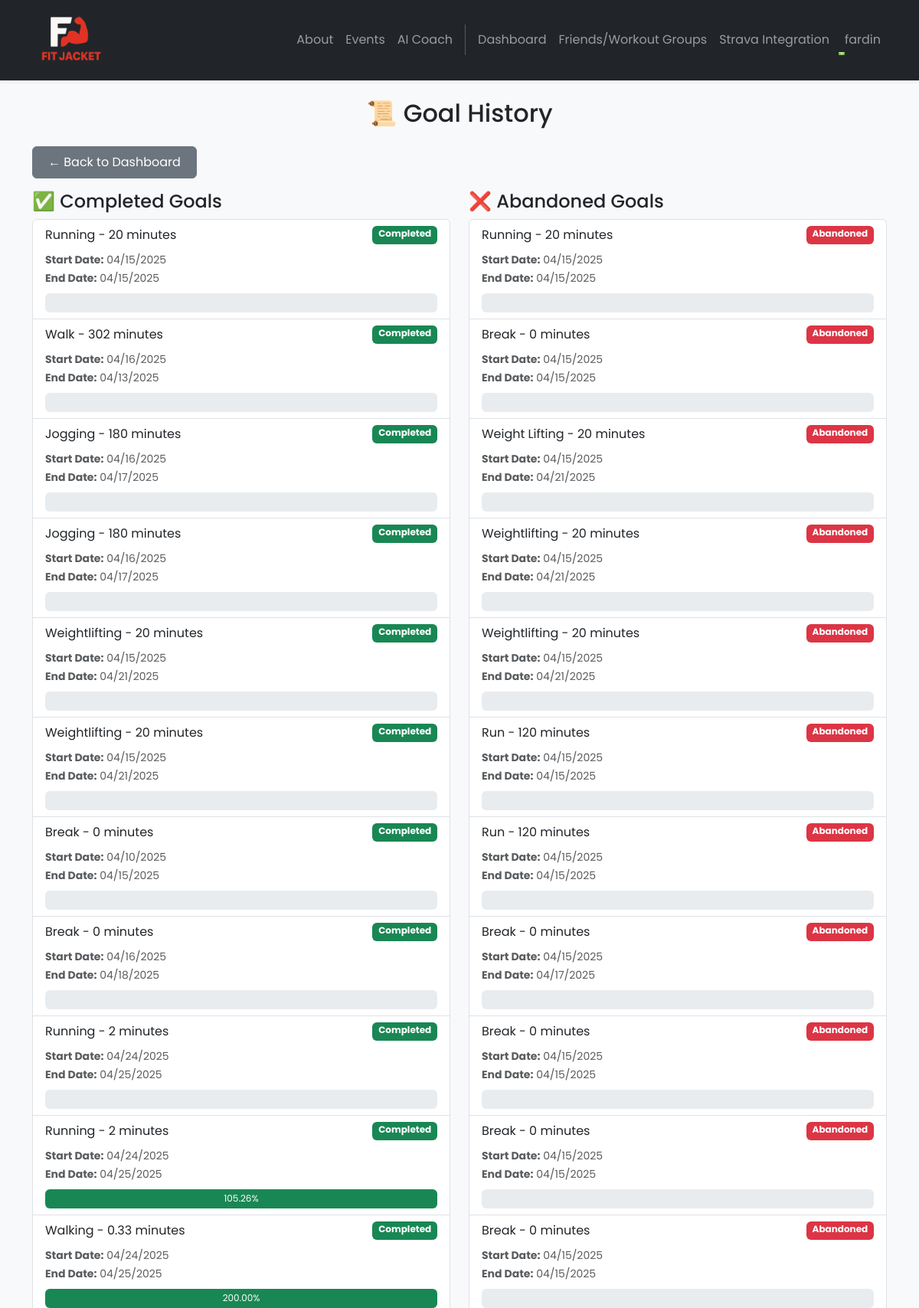
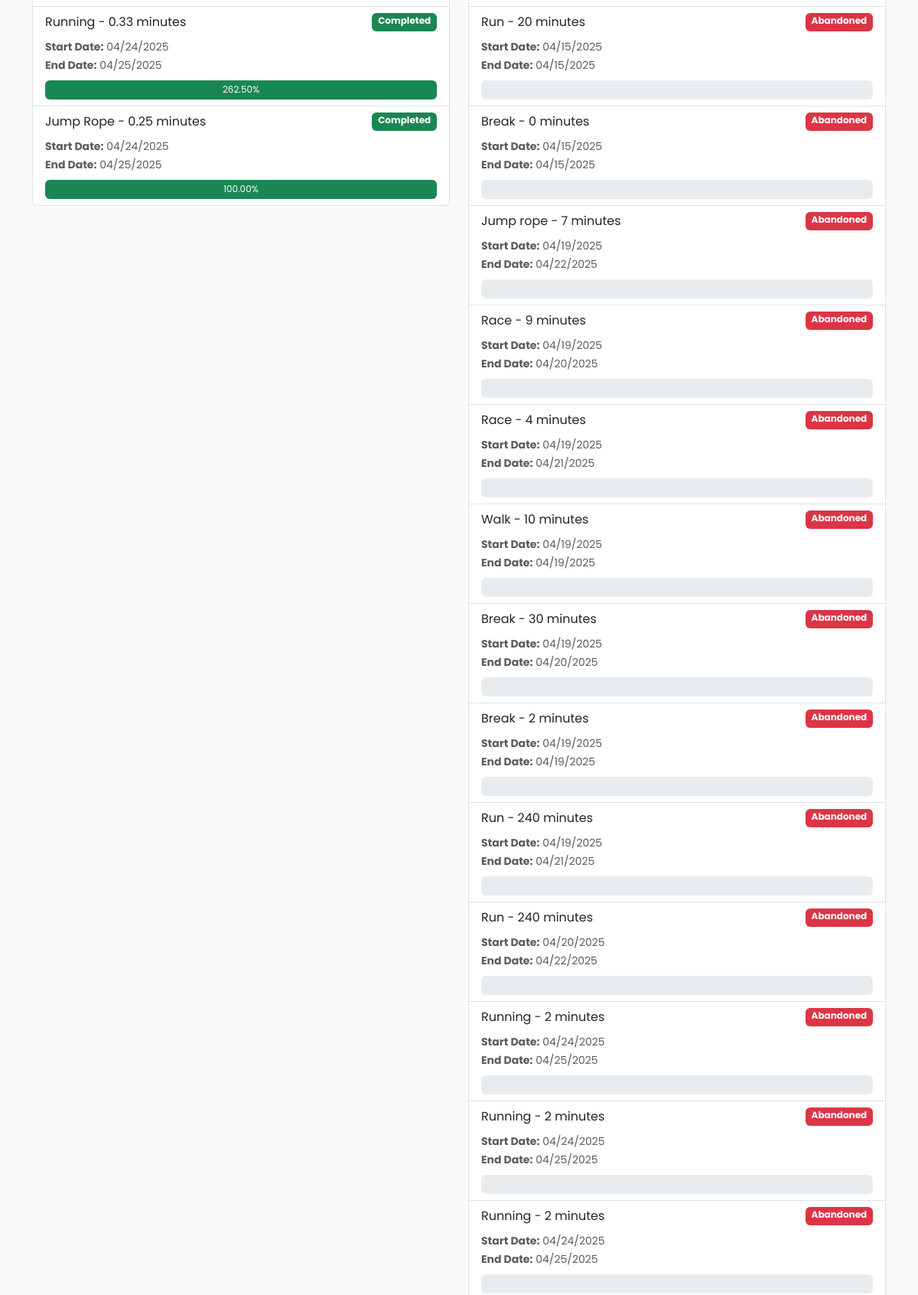
The app's page /dashboard/goal-history/ (signed in, upper part) with its own data (2 pictures, top to bottom).
### dashboard/models.py (models this page shows, shortened)
class Goal(models.Model):
    text = models.CharField(max_length=255)
    created_at = models.DateTimeField(auto_now_add=True)
    start_date = models.DateTimeField(null=True, blank=True, default=timezone.now)
    end_date = models.DateTimeField(null=True, blank=True, default=timezone.now)
    user = models.ForeignKey(User, on_delete=models.CASCADE, null=True)
    completed = models.BooleanField(default=False)
    abandoned = models.BooleanField(default=False)
    favorite = models.BooleanField(default=False)
    total_duration_seconds = models.IntegerField(default=0)
    calories_burnt_per_second = models.FloatField(default=0.0)
    progress = models.FloatField(default=0.0)

### dashboard/views.py (the view)
# urls.py: path('goal-history/', views.goal_history, name='GoalHistory'),
@login_required
def goal_history(request):
    completed_goals = Goal.objects.filter(user=request.user, completed=True)
    abandoned_goals = Goal.objects.filter(user=request.user, abandoned=True)
    return render(request, 'dashboard/goal-history.html', {
        'completed_goals': completed_goals,
        'abandoned_goals': abandoned_goals,
    })

### accounts/context_processors.py (called while the page is built)
def admin_group(request):
    if request.user.is_authenticated:
        is_admin = request.user.groups.filter(name='admin').exists()
    else:
        is_admin = False
    return {'is_admin': is_admin}

### friends/context_processors.py (called while the page is built)
def user_groups(request):
    if request.user.is_authenticated:
        groups = WorkoutGroup.objects.filter(groupmember__user=request.user)
    else:
        groups = []
    return {'user_groups': groups}

### dashboard/templates/dashboard/goal-history.html (shortened to what this page needs)
{% extends 'base.html' %}
{% block content %}
<div class="container py-4">
  <h2 class="mb-4 text-center">📜 Goal History</h2>
  <a href="{% url 'Dashboard' %}" class="btn btn-secondary mb-3">← Back to Dashboard</a>
  <div class="row g-4">
    <div class="col-md-6">
      <h4>✅ Completed Goals</h4>
      {% if completed_goals %}
        <ul class="list-group">
          {% for goal in completed_goals %}
            <li class="list-group-item">
              <div class="d-flex justify-content-between">
                <span>{{ goal.text }}</span>
                <span class="badge bg-success">Completed</span>
              </div>
              <div class="mt-2 text-muted">
                <small>
                  <strong>Start Date:</strong> {{ goal.start_date|date:"m/d/Y" }} <br>
                  <strong>End Date:</strong> {{ goal.end_date|date:"m/d/Y" }}
                </small>
              </div>
              <div class="progress mt-2" style="height: 25px;">
                <div
                  class="progress-bar bg-success"
                  role="progressbar"
                  style="width: {{ goal.progress }}%;"
                  aria-valuenow="{{ goal.progress }}"
                  aria-valuemin="0"
                  aria-valuemax="100">
                  {{ goal.progress|floatformat:2 }}%
                </div>
              </div>
            </li>
          {% endfor %}
        </ul>
      {% else %}
        <p class="text-muted">No completed goals yet.</p>
      {% endif %}
    </div>
    <div class="col-md-6">
      <h4>❌ Abandoned Goals</h4>
      {% if abandoned_goals %}
        <ul class="list-group">
          {% for goal in abandoned_goals %}
            <li class="list-group-item">
              <div class="d-flex justify-content-between">
                <span>{{ goal.text }}</span>
                <span class="badge bg-danger">Abandoned</span>
              </div>
              <div class="mt-2 text-muted">
                <small>
                  <strong>Start Date:</strong> {{ goal.start_date|date:"m/d/Y" }} <br>
                  <strong>End Date:</strong> {{ goal.end_date|date:"m/d/Y" }}
                </small>
              </div>
              <div class="progress mt-2" style="height: 25px;">
              </div>
            </li>
          {% endfor %}
        </ul>
      {% else %}
        <p class="text-muted">No abandoned goals yet.</p>
      {% endif %}
    </div>
  </div>
</div>
{% endblock %}

### FitJacket/templates/base.html (shortened to what this page needs)
<!DOCTYPE html>
<html>
  {% load static %}
  <head>
    <link href="https://cdn.jsdelivr.net/npm/bootstrap@5.3.3/dist/css/bootstrap.min.css" rel="stylesheet">
    <link rel="stylesheet" href="https://cdnjs.cloudflare.com/ajax/libs/font-awesome/6.4.0/css/all.min.css">
    <link rel="stylesheet" type="text/css" href="{% static 'css/style.css' %}">
  </head>
  <body>
    <nav class="navbar navbar-dark bg-dark navbar-expand-lg sticky-top shadow-sm py-2m">
      <div class="container">
        <a class="navbar-brand" href="{% url 'home.index' %}">
          <img src="{% static 'img/fitjacketlogo.png' %}" style="height:100px; width:auto;" alt="logo" />
        </a>
        <div class="collapse navbar-collapse" id="navbarNavAltMarkup">
          <div class="navbar-nav ms-auto navbar-ml">
            <a class="nav-link {% if request.path == '/about/' %}active{% endif %}" href="{% url 'home.about' %}" aria-current="{% if request.path == '/about/' %}page{% endif %}">About</a>
            <a class="nav-link {% if request.path == '/events/' %}active{% endif %}" href="{% url 'events.about' %}" aria-current="{% if request.path == '/events/' %}page{% endif %}">Events</a>
            <a class="nav-link" href="{% url 'ai_coach:home' %}">AI Coach</a>
            {% if user.is_authenticated %}
              <a class="nav-link {% if request.path == '/dashboard/' %}active{% endif %}" href="{% url 'Dashboard' %}" aria-current="{% if request.path == '/dashboard/' %}page{% endif %}">Dashboard</a>
              <a class="nav-link" href="{% url 'friends:userList' %}">Friends/Workout Groups</a>
              <a class="nav-link" href="{% url 'strava.import' %}">Strava Integration</a>
              <li class="nav-item dropdown">
                <a class="nav-link dropdown-toggle" href="#" role="button" data-bs-toggle="dropdown">
                   {{ user.username }}
                </a>
              </li>
            {% else %}
              <a class="nav-link" href="{% url 'accounts.login' %}">Login</a>
              <a class="nav-link" href="{% url 'accounts.signup' %}">Sign Up</a>
              <a class="nav-link" href="{% url 'accounts.resetPassword' %}">Reset Password</a>
            {% endif %}
          </div>
        </div>
      </div>
    </nav>
    <div class="main-content" style="height: 80vh;">
      {% block content %}
      {% endblock content %}
    </div>
  </body>
</html>

### FitJacket/static/css/style.css (style rules this page uses)
body { font-family: 'Poppins', sans-serif; background-color: #f8f9fa; min-height: 100vh; display: flex; flex-direction: column; }
.main-content { flex: 1; }
.navbar { box-shadow: 0 2px 4px rgba(0,0,0,0.1); min-height: 60px; align-items: center; }
nav.navbar { padding-top: 0.15rem; padding-bottom: 0.15rem; }
.navbar-brand { position: relative; overflow: visible; padding-top: 0; padding-bottom: 0; }
.navbar-brand img { height: 100px !important; width: auto !important; transition: transform 0.2s; }
.nav-link { position: relative; transition: color 0.3s; }
.nav-link:after { content: ''; position: absolute; width: 0; height: 2px; bottom: 0; left: 0; background-color: #6ab43e; transition: width 0.3s; }
.btn { padding: 8px 20px; border-radius: 6px; transition: all 0.3s; }

### records on screen
Goal: text "Running - 20 minutes", start_date "04/15/2025", end_date "04/15/2025"
Goal: text "Walk - 302 minutes", start_date "04/16/2025", end_date "04/13/2025"
Goal: text "Jogging - 180 minutes", start_date "04/16/2025", end_date "04/17/2025"
Goal: text "Jogging - 180 minutes", start_date "04/16/2025", end_date "04/17/2025"
Goal: text "Weightlifting - 20 minutes", start_date "04/15/2025", end_date "04/21/2025"
Goal: text "Weightlifting - 20 minutes", start_date "04/15/2025", end_date "04/21/2025"
Goal: text "Break - 0 minutes", start_date "04/10/2025", end_date "04/15/2025"
Goal: text "Break - 0 minutes", start_date "04/16/2025", end_date "04/18/2025"
Goal: text "Running - 2 minutes", start_date "04/24/2025", end_date "04/25/2025"
Goal: text "Running - 2 minutes", start_date "04/24/2025", end_date "04/25/2025", progress "105.26"
Goal: text "Walking - 0.33 minutes", start_date "04/24/2025", end_date "04/25/2025", progress "200.00"
Goal: text "Running - 0.33 minutes", start_date "04/24/2025", end_date "04/25/2025", progress "262.50"
Goal: text "Jump Rope - 0.25 minutes", start_date "04/24/2025", end_date "04/25/2025", progress "100.00"
Goal: text "Running - 20 minutes", start_date "04/15/2025", end_date "04/15/2025"
Goal: text "Break - 0 minutes", start_date "04/15/2025", end_date "04/15/2025"
Goal: text "Weight Lifting - 20 minutes", start_date "04/15/2025", end_date "04/21/2025"
Goal: text "Weightlifting - 20 minutes", start_date "04/15/2025", end_date "04/21/2025"
Goal: text "Weightlifting - 20 minutes", start_date "04/15/2025", end_date "04/21/2025"
Goal: text "Run - 120 minutes", start_date "04/15/2025", end_date "04/15/2025"
Goal: text "Run - 120 minutes", start_date "04/15/2025", end_date "04/15/2025"
Goal: text "Break - 0 minutes", start_date "04/15/2025", end_date "04/17/2025"
Goal: text "Break - 0 minutes", start_date "04/15/2025", end_date "04/15/2025"
Goal: text "Break - 0 minutes", start_date "04/15/2025", end_date "04/15/2025"
Goal: text "Break - 0 minutes", start_date "04/15/2025", end_date "04/15/2025"
Goal: text "Run - 20 minutes", start_date "04/15/2025", end_date "04/15/2025"
Goal: text "Break - 0 minutes", start_date "04/15/2025", end_date "04/15/2025"
Goal: text "Jump rope - 7 minutes", start_date "04/19/2025", end_date "04/22/2025"
Goal: text "Race - 9 minutes", start_date "04/19/2025", end_date "04/20/2025"
Goal: text "Race - 4 minutes", start_date "04/19/2025", end_date "04/21/2025"
Goal: text "Walk - 10 minutes", start_date "04/19/2025", end_date "04/19/2025"
Goal: text "Break - 30 minutes", start_date "04/19/2025", end_date "04/20/2025"
Goal: text "Break - 2 minutes", start_date "04/19/2025", end_date "04/19/2025"
Goal: text "Run - 240 minutes", start_date "04/19/2025", end_date "04/21/2025"
Goal: text "Run - 240 minutes", start_date "04/20/2025", end_date "04/22/2025"
Goal: text "Running - 2 minutes", start_date "04/24/2025", end_date "04/25/2025"
Goal: text "Running - 2 minutes", start_date "04/24/2025", end_date "04/25/2025"
Goal: text "Running - 2 minutes", start_date "04/24/2025", end_date "04/25/2025"

### other values on screen
{{ user.username }} "fardin"
